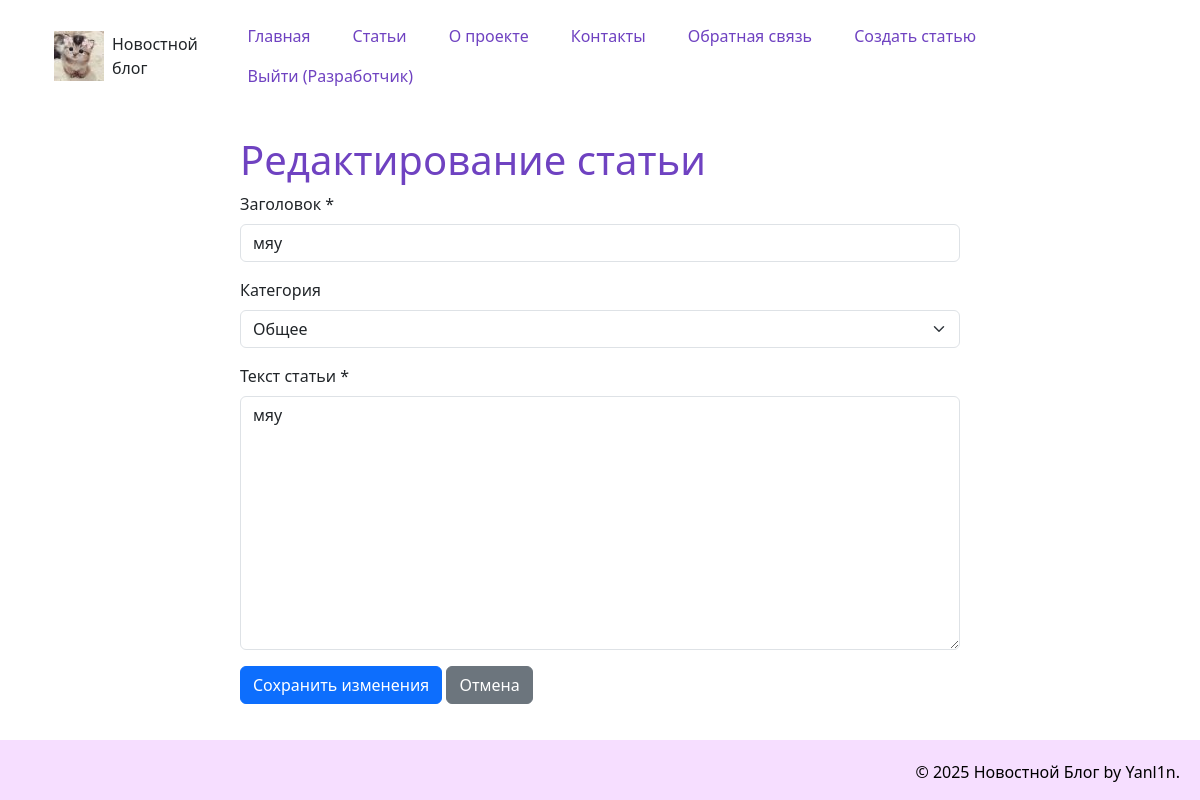
/edit_article/4 (signed in), run on an earlier commit of the app's database.
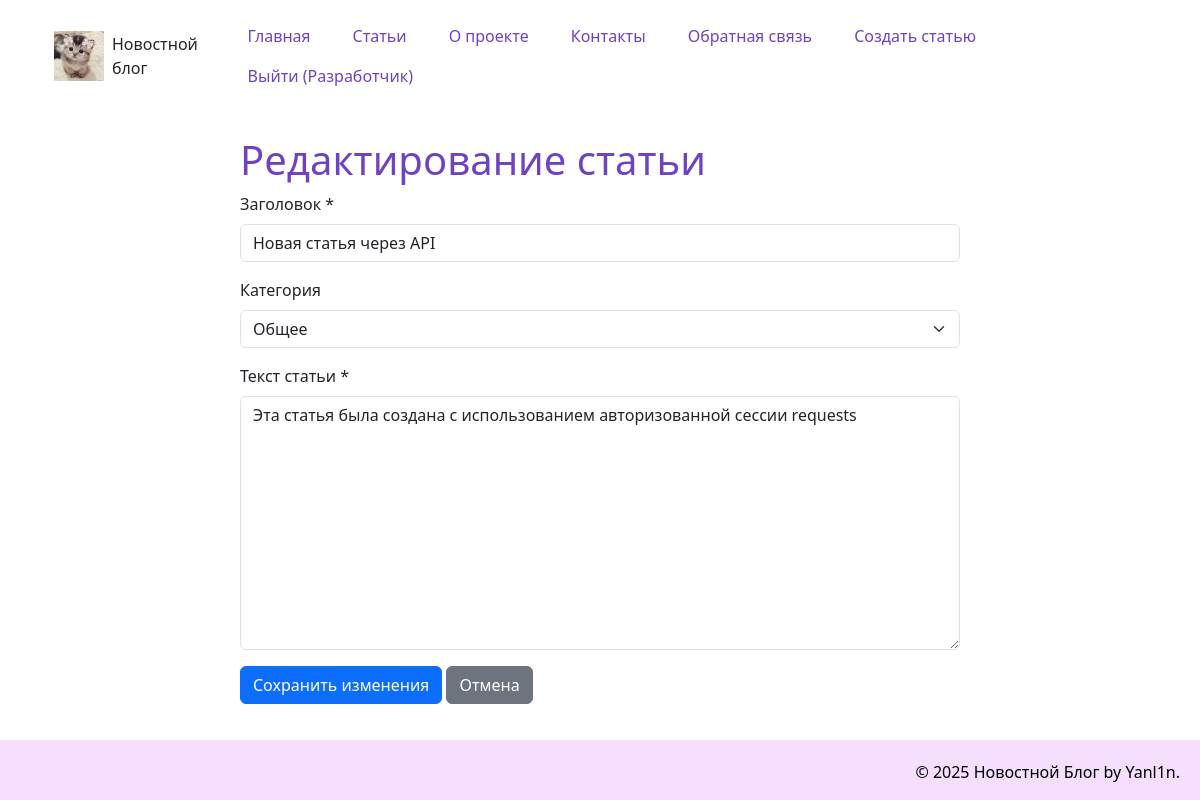
And on a later commit of the database.
### models.py (models this page shows, shortened)
class Article(data_base.Model):
    __tablename__= "article"
    id = data_base.Column(data_base.Integer, primary_key = True)
    title = data_base.Column(data_base.String(200), nullable=False)
    text = data_base.Column(data_base.Text, nullable=False)
    date = data_base.Column(data_base.DateTime, default=datetime.utcnow)
    user_id = data_base.Column(data_base.Integer, data_base.ForeignKey('user.id'), nullable=False)
    category = data_base.Column(data_base.String(50), default='Общая')
    comment = data_base.relation('Comment', backref='article', lazy='dynamic')

### app.py (the view, shortened to what this page needs)
@app.route("/edit_article/<int:id>", methods=['GET', 'POST'])
@login_required
def edit_article(id):
    article = Article.query.get_or_404(id)
    if article.author != current_user:
        flash('У вас нет прав для редактирования этой статьи', 'error')
        return redirect(url_for('news_article', id=id))
    return render_template('edit_article.html', article=article)

### app.py (called while the page is built)
@login_manager.user_loader
def load_user(user_id):
    return User.query.get(int(user_id))

@app.before_request
def before_request():
    if not current_user.is_authenticated:
        jwt_token = request.cookies.get('jwt_token')
        if jwt_token:
            payload = jwt_manager.verify_token(jwt_token)
            if payload:
                user = User.query.get(payload['user_id'])
                if user:
                    login_user(user)

### templates/edit_article.html (shortened to what this page needs)
{% extends 'base.html' %}
{% block content %}
<div class="row justify-content-center">
    <div class="col-md-8">
        <h1>Редактирование статьи</h1>
        <form method="POST">
            <div class="mb-3">
                <label for="title" class="form-label">Заголовок *</label>
                <input type="text" class="form-control" id="title" name="title" value="{{ article.title }}" required>
            </div>
            <div class="mb-3">
                <label for="category" class="form-label">Категория</label>
                <select class="form-select" id="category" name="category">
                    <option value="general" {% if article.category == 'general' %}selected{% endif %}>Общее</option>
                </select>
            </div>
            <div class="mb-3">
                <label for="text" class="form-label">Текст статьи *</label>
                <textarea class="form-control" id="text" name="text" rows="10" required>{{ article.text }}</textarea>
            </div>
            <button type="submit" class="btn btn-primary">Сохранить изменения</button>
            <a href="{{ url_for('news_article', id=article.id) }}" class="btn btn-secondary">Отмена</a>
        </form>
    </div>
</div>
{% endblock %}

What changed in the data, as far as the page shows it:
changed Article: title "мяу" → "Новая статья через API"; text "мяу" → "Эта статья была создана с использованием авторизованной сессии requests"
